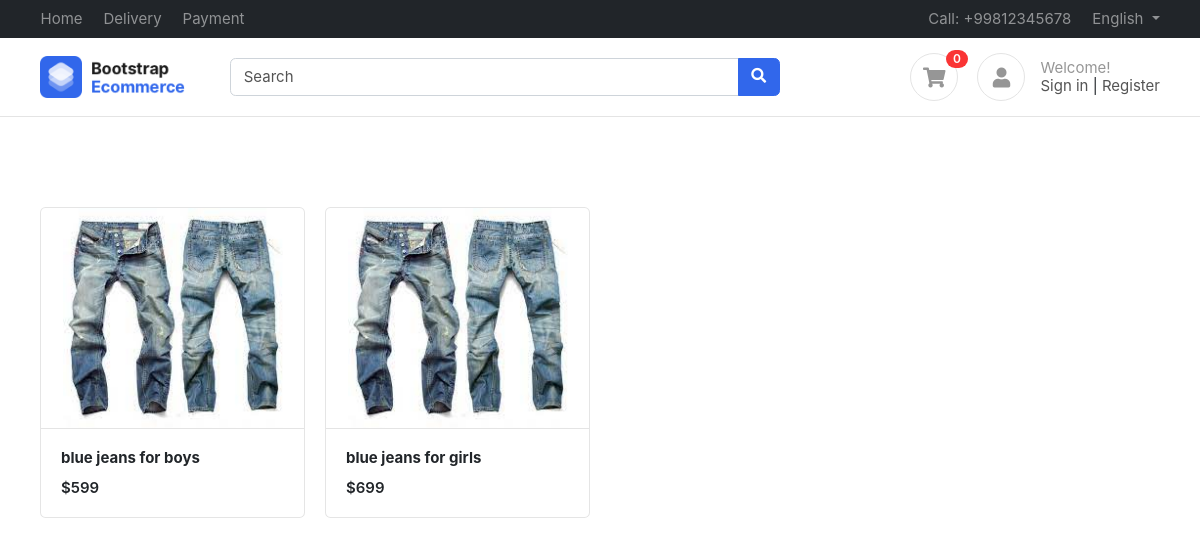
Page / (signed in) on the committed database.
### accounts/models.py (models this page shows)
class Profile(BaseModel):
    user = models.OneToOneField(User , on_delete=models.CASCADE , related_name="profile")
    is_email_verified = models.BooleanField(default=False)
    email_token = models.CharField(max_length=100 , null=True , blank=True)
    profile_image = models.ImageField(upload_to = 'profile')
    def get_cart_count(self):
        return CartItems.objects.filter(cart__is_paid=False,cart__user=self.user).count()

### products/models.py (models this page shows, shortened)
class Product(BaseModel):
    product_name=models.CharField(max_length=100)
    category=models.ForeignKey(Category,on_delete=models.CASCADE,related_name='products')
    price=models.IntegerField()
    slug=models.SlugField(unique=True,blank=True,null=True)
    product_description=models.TextField()
    color_variant=models.ManyToManyField(ColorVariant,blank=True)
    size_variant=models.ManyToManyField(SizeVariant,blank=True)

class ProductImage(BaseModel):
    product=models.ForeignKey(Product, on_delete=models.CASCADE,related_name='product_images')
    image=models.ImageField(upload_to='product')

### home/views.py (the view)
# urls.py: path('' , index , name='index'),
def index(request):
    products=Product.objects.all()
    data={
        'products':products
    }
    return render(request,'home/index.html',data)

### templates/home/index.html
{% extends 'base/base.html' %}
{% block start %}
<div class="container mt-5 pt-5">
    <div class="row">
        {% for product in products %}
        <div class="col-md-3">
            <figure class="card card-product-grid">
                <div class="img-wrap"> <img src="/media/{{product.product_images.first.image}}"> </div>
                <figcaption class="info-wrap border-top">
                    <a href="{% url 'get_products' product.slug%}" class="title"><b>{{product.product_name}}</b></a>
                    <div class="price mt-2">${{product.price}}</div>
                </figcaption>
            </figure>
        </div>
        {% endfor %}
    </div>
    </div>
{% endblock%}

### templates/base/base.html (shortened to what this page needs)
<!DOCTYPE HTML>
<html lang="en">
<head>
<link href="/media/css/bootstrap.css" rel="stylesheet" type="text/css"/>
<link href="/media/fonts/fontawesome/css/all.min.css" type="text/css" rel="stylesheet">
<link href="/media/css/ui.css" rel="stylesheet" type="text/css"/>
<link href="/media/css/responsive.css" rel="stylesheet" />
</head>
<body>
	<header class="section-header">
		<nav class="navbar navbar-dark navbar-expand p-0 bg-dark">
		<div class="container">
			<ul class="navbar-nav d-none d-md-flex mr-auto">
				<li class="nav-item"><a class="nav-link" href="#">Home</a></li>
				<li class="nav-item"><a class="nav-link" href="#">Delivery</a></li>
				<li class="nav-item"><a class="nav-link" href="#">Payment</a></li>
			</ul>
			<ul class="navbar-nav">
				<li class="nav-item"><a href="#" class="nav-link"> Call: +99812345678 </a></li>
				<li class="nav-item dropdown">
					 <a href="#" class="nav-link dropdown-toggle" data-toggle="dropdown"> English </a>
				</li>
			</ul>
		  </div>
		</nav>
		<section class="header-main border-bottom">
			<div class="container">
		<div class="row align-items-center">
			<div class="col-lg-2 col-4">
				<div class="brand-wrap">
					<img class="logo" src="images/logo.png">
				</div>
			</div>
			<div class="col-lg-6 col-sm-12">
				<form action="#" class="search">
					<div class="input-group w-100">
						<input type="text" class="form-control" placeholder="Search">
						<div class="input-group-append">
						  <button class="btn btn-primary" type="submit">
							<i class="fa fa-search"></i>
						  </button>
						</div>
					</div>
				</form>
			</div>
			<div class="col-lg-4 col-sm-6 col-8">
				<div class="widgets-wrap float-md-right">
					<div class="widget-header  mr-3">
						<a href="{% url 'cart' %}" class="icon icon-sm rounded-circle border"><i class="fa fa-shopping-cart"></i></a>
						<span class="badge badge-pill badge-danger notify">{{request.user.profile.get_cart_count}}</span>
					</div>
					<div class="widget-header icontext">
						<a href="#" class="icon icon-sm rounded-circle border"><i class="fa fa-user"></i></a>
						<div class="text">
							<span class="text-muted">Welcome!</span>
							<div>
								<a href="#">Sign in</a> |
								<a href="#"> Register</a>
							</div>
						</div>
					</div>
				</div>
			</div>
		</div>
			</div>
		</section>
		</header>
		{% block start %}
		{% endblock  %}
    </body>
</html>

### public/static/css/ui.css (style rules this page uses)
html { font-family: 'Inter', sans-serif; font-size: 15px; }
.img-wrap { text-align: center; display: block; }
.img-wrap img { max-width: 100%; }
.icon-xs, .icon-sm, .icon-md, .icon-lg { display: inline-block; text-align: center; flex-shrink: 0; flex-grow: 0; }
.icon-sm { width: 48px; height: 48px; line-height: 48px; font-size: 20px; }
figure { margin-bottom: 0; }
.card .title { color: #212529; }
.header-main { position: relative; padding-top: 1rem; padding-bottom: 1rem; }
.brand-wrap .logo, .navbar-brand .logo { margin-right: 7px; max-height: 42px; display: inline-block; }
.widget-header { display: inline-block; vertical-align: middle; position: relative; }
.widget-header a { color: #545454; }
.widget-header i { color: #969696; }
.widget-header .notify { position: absolute; top: -3px; right: -10px; }
[class*='card-product'] a.title { color: #212529; display: block; }
[class*='card-product'] .img-wrap { overflow: hidden; position: relative; }
[class*='card-product'] .img-wrap img { height: 100%; max-width: 100%; width: auto; display: inline-block; object-fit: cover; }
.card-product-grid { margin-bottom: 20px; }
.card-product-grid .img-wrap { border-radius: 0.2rem 0.2rem 0 0; height: 220px; }
.card-product-grid .info-wrap { overflow: hidden; padding: 18px 20px; }
.card .img-wrap { overflow: hidden; }
.icontext { display: inline-flex; align-items: center; vertical-align: middle; }
.icontext .text { width: 100%; line-height: 1.2; color: #212529; }
.icontext .icon { position: relative; margin-right: 15px; flex-shrink: 0; flex-grow: 0; }
.notify { position: absolute; top: -4px; right: -10px; display: inline-block; padding: .25em .6em; font-size: 12px; line-height: 1; text-align: center; border-radius: 3rem; color: #fff; background-color: #fa3434; }
.price { font-weight: 600; color: #212529; }

### rows in the picture
Product: product_images.first.image (picture), product_name "blue jeans for boys", price "599"
Product: product_images.first.image (picture), product_name "blue jeans for girls", price "699"

### other values in the picture
{{ request.user.profile.get_cart_count }} "0"
